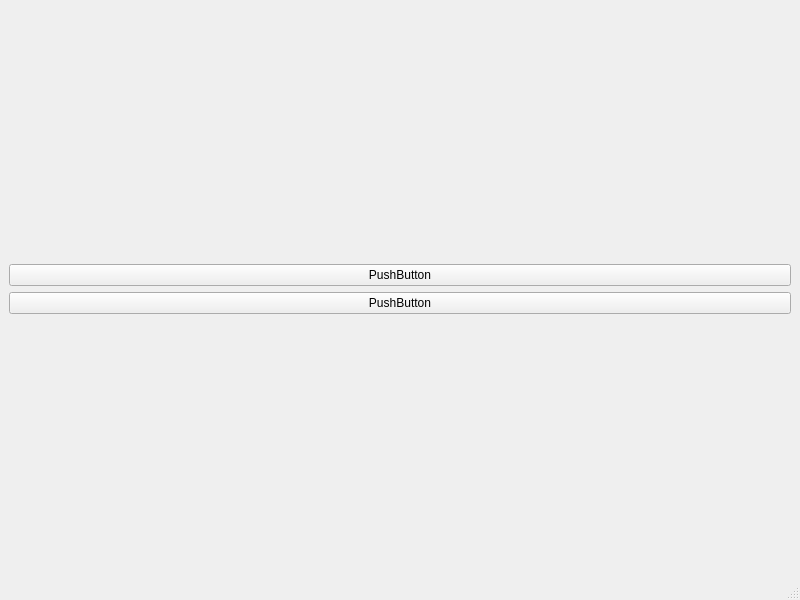
<?xml version="1.0" encoding="UTF-8"?>
<ui version="4.0">
 <class>MainWindow</class>
 <widget class="QMainWindow" name="MainWindow">
  <property name="geometry">
   <rect>
    <x>0</x>
    <y>0</y>
    <width>800</width>
    <height>600</height>
   </rect>
  </property>
  <property name="windowTitle">
   <string>MainWindow</string>
  </property>
  <widget class="QWidget" name="centralwidget">
   <layout class="QGridLayout" name="gridLayout">
    <item row="2" column="0">
     <widget class="QPushButton" name="pushButton_2">
      <property name="text">
       <string>PushButton</string>
      </property>
     </widget>
    </item>
    <item row="0" column="0">
     <spacer name="verticalSpacer">
      <property name="orientation">
       <enum>Qt::Vertical</enum>
      </property>
      <property name="sizeHint" stdset="0">
       <size>
        <width>20</width>
        <height>40</height>
       </size>
      </property>
     </spacer>
    </item>
    <item row="1" column="0">
     <widget class="QPushButton" name="pushButton">
      <property name="text">
       <string>PushButton</string>
      </property>
     </widget>
    </item>
    <item row="3" column="0">
     <spacer name="verticalSpacer_2">
      <property name="orientation">
       <enum>Qt::Vertical</enum>
      </property>
      <property name="sizeHint" stdset="0">
       <size>
        <width>20</width>
        <height>40</height>
       </size>
      </property>
     </spacer>
    </item>
   </layout>
  </widget>
  <widget class="QMenuBar" name="menubar">
   <property name="geometry">
    <rect>
     <x>0</x>
     <y>0</y>
     <width>800</width>
     <height>25</height>
    </rect>
   </property>
  </widget>
  <widget class="QStatusBar" name="statusbar"/>
 </widget>
 <resources/>
 <connections>
  <connection>
   <sender>pushButton</sender>
   <signal>pressed()</signal>
   <receiver>pushButton_2</receiver>
   <slot>animateClick()</slot>
   <hints>
    <hint type="sourcelabel">
     <x>399</x>
     <y>283</y>
    </hint>
    <hint type="destinationlabel">
     <x>398</x>
     <y>314</y>
    </hint>
   </hints>
  </connection>
 </connections>
</ui>
